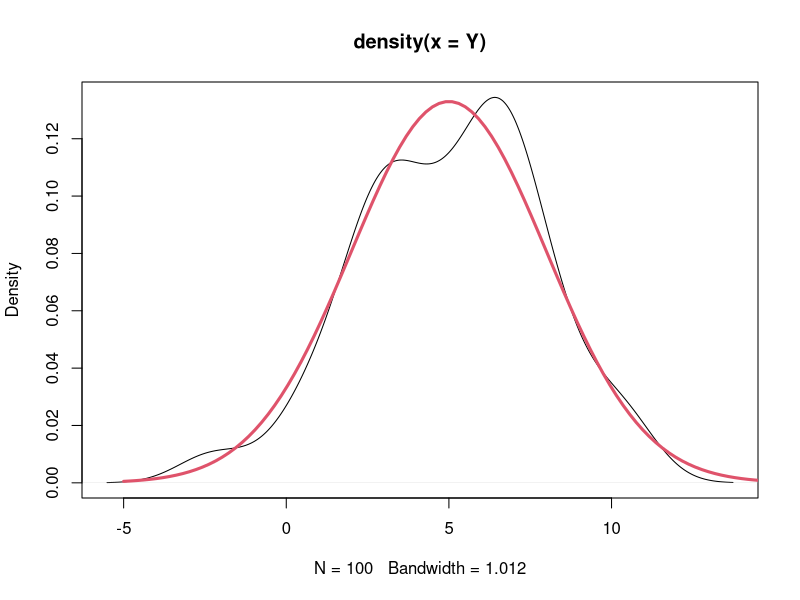
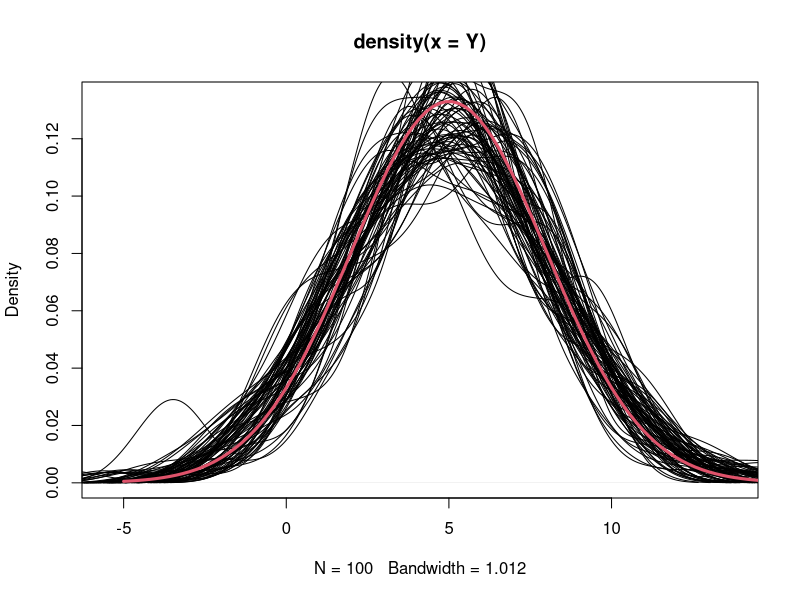
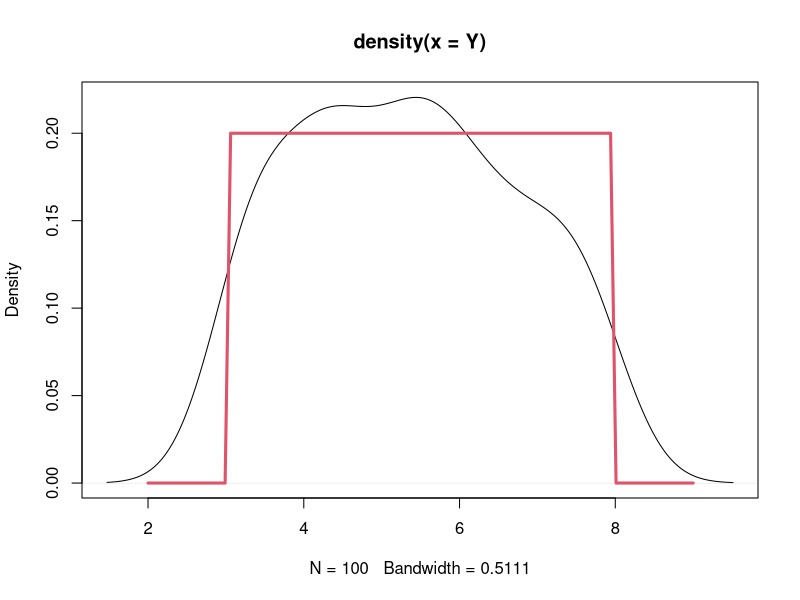
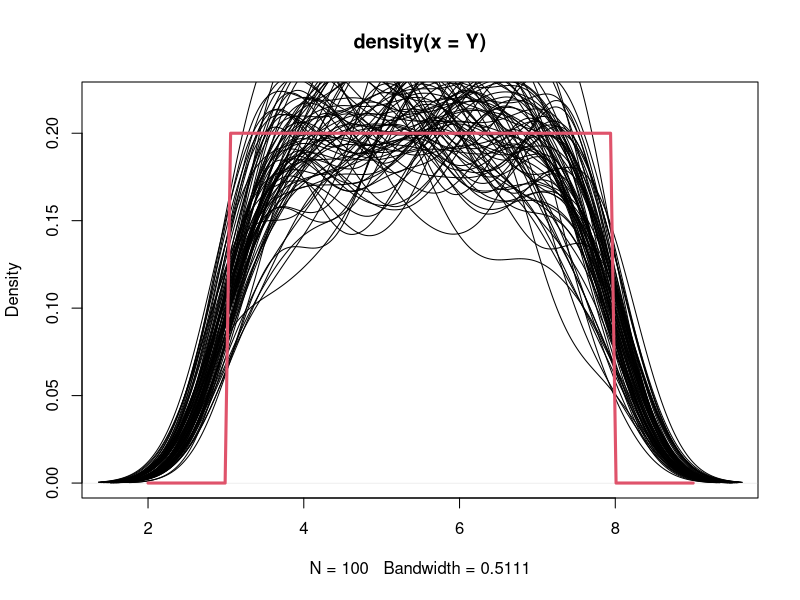
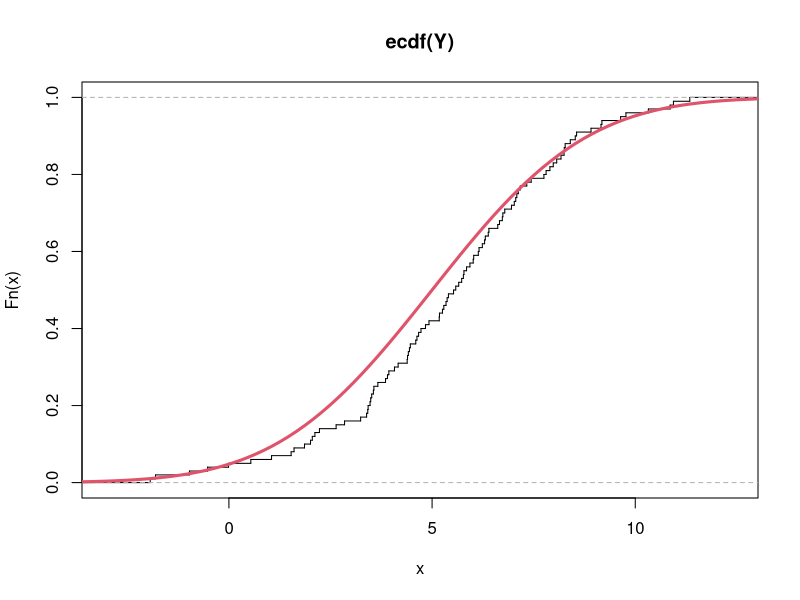
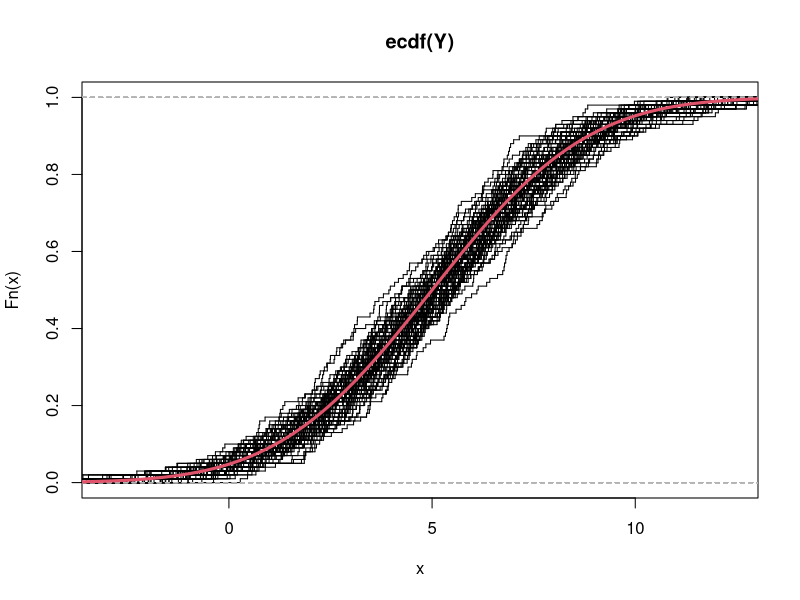
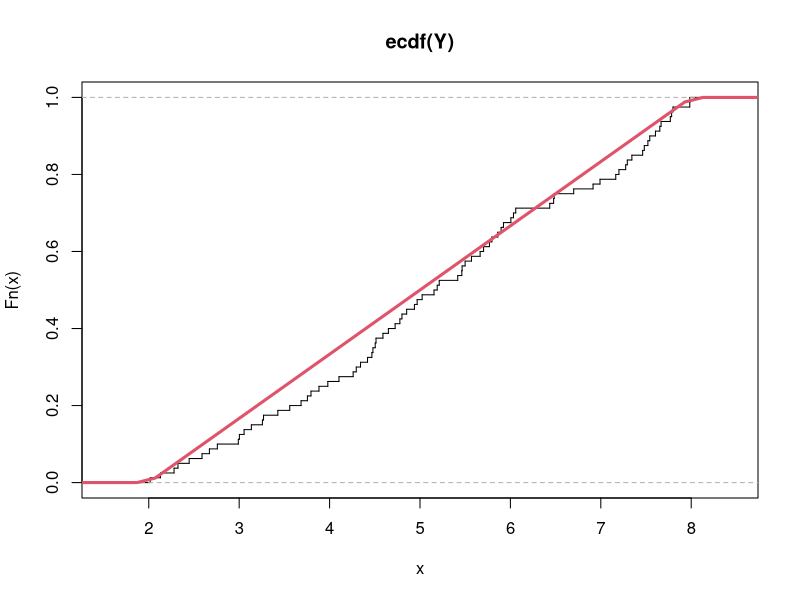
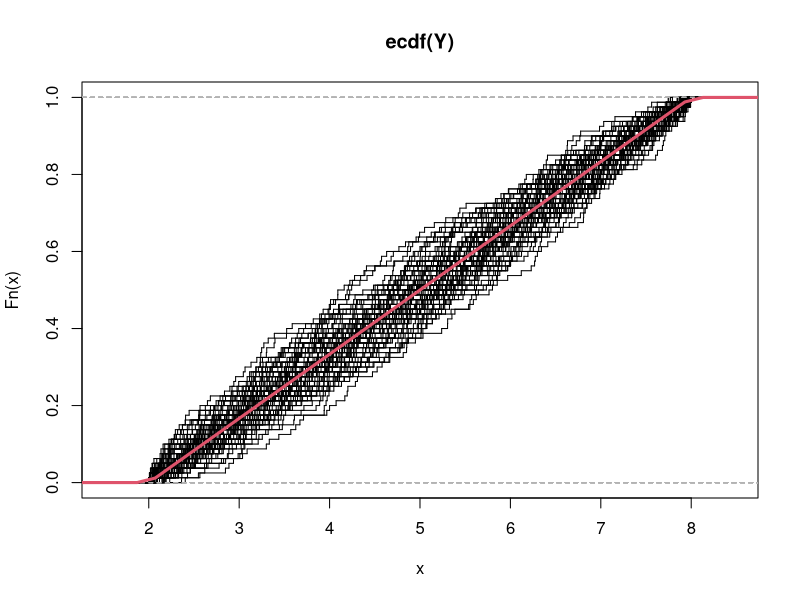

Here is the R script that generated these plots, in order:

# Veamos el funcionamiento del sesgo y la varianza a nivel funcion --------


# Paquetes ----------------------------------------------------------------



# Kernel ------------------------------------------------------------------


# Distribución normal -----------------------------------------------------

tamano_muestral <- 100
media <- 5
desv <- 3
iteraciones <- 75

x <- seq(-5, 15, length.out = 100)

Y <- rnorm(tamano_muestral, media, desv)

estimador_kernel <- density(Y)

plot(estimador_kernel)
lines(x = x, y = dnorm(x, media, desv), col = 2, lwd = 3)



plot(estimador_kernel)
for(i in 1:iteraciones){
  Y <- rnorm(tamano_muestral, media, desv)
  
  estimador_kernel <- density(Y)
  
  lines(estimador_kernel)
  
}
lines(x = x, y = dnorm(x, media, desv), col = 2, lwd = 3)




# Distribución uniforme ---------------------------------------------------


tamano_muestral <- 100
a <- 3
b <- 8
iteraciones <- 75

x <- seq(2, 9, length.out = 100)

Y <- runif(tamano_muestral, a, b)

estimador_kernel <- density(Y)

plot(estimador_kernel)
lines(x = x, y = dunif(x, a, b), col = 2, lwd = 3)



plot(estimador_kernel)
for(i in 1:iteraciones){
  Y <- runif(tamano_muestral, a, b)
  
  estimador_kernel <- density(Y)
  
  lines(estimador_kernel)
  
}
lines(x = x, y = dunif(x, a, b), col = 2, lwd = 3)



# ECDF --------------------------------------------------------------------

# distribución normal -----------------------------------------------------


tamano_muestral <- 100
media <- 5
desv <- 3
iteraciones <- 75

x <- seq(-5, 15, length.out = 100)

Y <- rnorm(tamano_muestral, media, desv)

estimador_ecdf <- ecdf(Y)

plot(estimador_ecdf, pch = "", verticals = TRUE)
lines(x = x, y = pnorm(x, media, desv), col = 2, lwd = 3)



plot(estimador_ecdf, pch = "", verticals = TRUE)
for(i in seq_len(iteraciones)){
  Y <- rnorm(tamano_muestral, media, desv)
  
  estimador_ecdf <- ecdf(Y)
  
  lines(estimador_ecdf, pch = "", verticals = TRUE)
  
}
lines(x = x, y = pnorm(x, media, desv), col = 2, lwd = 3)



# Distribución uniforme ---------------------------------------------------

tamano_muestral <- 80
a <- 2
b <- 8
iteraciones <- 75

x <- seq(-5, 15, length.out = 100)

Y <- runif(tamano_muestral, a, b)

estimador_ecdf <- ecdf(Y)

plot(estimador_ecdf, pch = "", verticals = TRUE)
lines(x = x, y = punif(x, a, b), col = 2, lwd = 3)



plot(estimador_ecdf, pch = "", verticals = TRUE)
for(i in seq_len(iteraciones)){
  Y <- runif(tamano_muestral, a, b)
  
  estimador_ecdf <- ecdf(Y)
  
  lines(estimador_ecdf, pch = "", verticals = TRUE)
  
}
lines(x = x, y = punif(x, a, b), col = 2, lwd = 3)



# Regresión lineal --------------------------------------------------------


iteraciones <- 100
tamano_muestral <- 30
beta_0 <- 1
beta_1 <- -0.3


x <- seq(-3, 3, length.out = tamano_muestral)

genera_y <- function(x, beta_0, beta_1){
  beta_1*x + beta_0 + rnorm(length(x), 0, 0.5)
}

y <- genera_y(x, beta_0, beta_1)

modelo_lineal <- lm(y~x)

plot(x, y)
lines(x, modelo_lineal$fitted.values, type = "l")


plot(x, modelo_lineal$fitted.values, type = "l")

for(i in seq_len(iteraciones)){
  y <- genera_y(x, beta_0, beta_1)
  
  modelo_lineal <- lm(y~x)
  
  lines(x, modelo_lineal$fitted.values)
  
}
abline(beta_0, beta_1, col = 2, lwd = 3)



# Red neuronal ------------------------------------------------------------
iteraciones <- 100
tamano_muestral <- 30

library("nnet")

genera_y <- function(x, beta_0, beta_1){
  cos(x) + rnorm(length(x), 0, 0.5)
  # beta_1*x + beta_0 + rnorm(length(x), 0, 0.5)
}


X <- seq(0, 3*pi, length.out = tamano_muestral)
Y <- genera_y(X)

plot(Y~X)
lines(cos(X) ~ X, col = 2, lwd = 3)


red_neuronal <- nnet(X, Y, size = 8, linout = TRUE, trace = FALSE)

YY <- predict(red_neuronal)
lines(YY ~ X, col = 4)

for(i in seq_len(iteraciones)){
  
  Y <- genera_y(X)
  red_neuronal <- nnet(X, Y, size = 8, linout = TRUE, trace = FALSE)
  YY <- predict(red_neuronal)
  lines(YY ~ X, col = 4)
  
}

lines(cos(X) ~ X, col = 2, lwd = 3)

